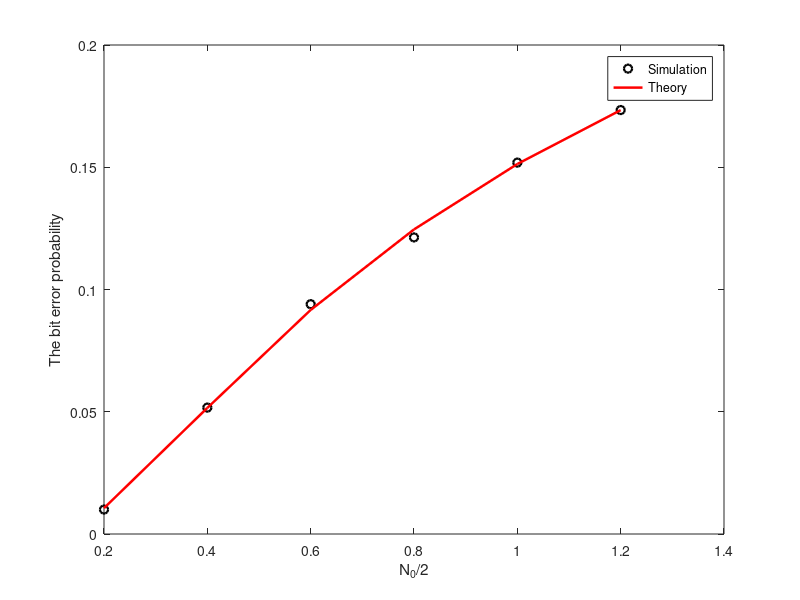

Write the MATLAB code that produced this figure.
clc; clear; close all; 
  
% ================ Represent s1(t) and s2(t) 
ts = 0.1;  % The sample time 
t1 = 0:   ts: 0.5 - 0.05; 
t2 = 0.5: ts: 1 - 0.05; 
t_1bit = [t1 t2];  % Time of 1 bit 
L = length(t_1bit); % The number of samples of 1 bit 
  
s1_t1 = 1.5*ones(1,length(t1)); 
s1_t2 = 0.5*ones(1,length(t2)); 
s1 = [s1_t1   s1_t2];  % s1(t) 
  
s2_t1 = 0*ones(1,length(t1)); 
s2_t2 = -2*ones(1,length(t2)); 
s2 = [s2_t1    s2_t2];  % s2(t) 
  
  
  
% ================ The transmitted signal  
Ntry = 10^4; % The total transmitted bits 
  
N0_2 =0.2:0.2:1.2; % The noise power spectrum desity (W/Hz) N0/2 
  
P_error_simul = zeros(1,length(N0_2)); 
P_error_theo = zeros(1,length(N0_2)); 
  
for j = 1: length(N0_2) 
    Bit = randsrc(1,Ntry,[0 1]); % Transmission with P1 = P2; 
  
    s = []; % The transmitted signal s(t) 
    t = []; % The time of s(t) 
    for i = 1:Ntry 
        if Bit(i) == 0 
            s = [s s1]; 
        else 
            s = [s s2]; 
        end 
  
        t_ibit = t_1bit + (i-1); % Time of i-bit 
        t = [t  t_ibit]; 
    end 
  
    % ================= The AWGN channel 
 B = 1/ts;   % Bandwidth of signals 
    Power_noise = B*N0_2(j); % The power of noise  
    w = sqrt(Power_noise)*randn(1,length(s)); 
  
    % ================= The received signal 
    r = s+w; 
  
    % ================= The recovered signal 
    h_t1 = -5/sqrt(17)*ones(1,length(t1)); 
    h_t2 = -3/sqrt(17)*ones(1,length(t2)); 
    h = [h_t1  h_t2]; % The impulse response of the matched filter 
    T = 3/(4*sqrt(17)); % The decision threshold 
  
    Bit_rec = zeros(1,Ntry);  
    for i = 1:Ntry 
        Frame = r((i-1)*L+1:i*L); % Construct 1 Frame with L samples 
        y = conv(Frame,h)/L; % The signals pass through the matched filter 
        r2_mu = y(L); 
  
        % --------- Comparator for decision 
        if r2_mu >= T 
            Bit_rec(i) = 1; 
        else 
            Bit_rec(i) = 0; 
        end 
  
    end 
    Bit_rec; 
  
    % ================== The bit error probability  
    % ------------- Simulation 
    [Num, rate] = biterr(Bit, Bit_rec); 
    P_error_simul(j) = rate; 
  
  
    % ------------- Theory 
    s12_mu = -7/(2*sqrt(17)); 
    s22_mu = 5/sqrt(17); 
  
    P_error_theo(j) = qfunc((s22_mu - s12_mu)/(2*sqrt(N0_2(j)))); 
  
end 
  
figure(1) 
plot(N0_2,P_error_simul,'ko','linewidth',1.6,'markersize',6); 
hold on; 
plot(N0_2,P_error_theo,'r-','linewidth',1.8,'markersize',6); 
xlabel('N_0/2'); ylabel('The bit error probability'); 
legend('Simulation','Theory'); 
